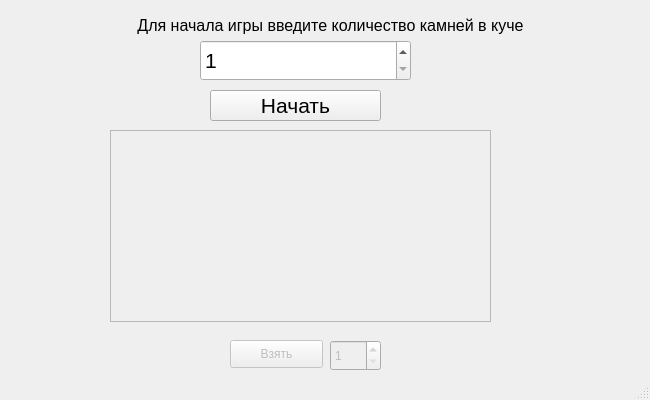
<?xml version="1.0" encoding="UTF-8"?>
<ui version="4.0">
 <class>MainWindow</class>
 <widget class="QMainWindow" name="MainWindow">
  <property name="geometry">
   <rect>
    <x>0</x>
    <y>0</y>
    <width>650</width>
    <height>400</height>
   </rect>
  </property>
  <property name="windowTitle">
   <string>task4</string>
  </property>
  <widget class="QWidget" name="centralwidget">
   <widget class="QPushButton" name="pushButton">
    <property name="enabled">
     <bool>true</bool>
    </property>
    <property name="geometry">
     <rect>
      <x>210</x>
      <y>90</y>
      <width>171</width>
      <height>31</height>
     </rect>
    </property>
    <property name="font">
     <font>
      <pointsize>16</pointsize>
     </font>
    </property>
    <property name="text">
     <string>Начать</string>
    </property>
   </widget>
   <widget class="QLabel" name="label">
    <property name="geometry">
     <rect>
      <x>20</x>
      <y>10</y>
      <width>621</width>
      <height>31</height>
     </rect>
    </property>
    <property name="text">
     <string>&lt;html&gt;&lt;head/&gt;&lt;body&gt;&lt;p align=&quot;center&quot;&gt;&lt;span style=&quot; font-size:12pt;&quot;&gt;Для начала игры введите количество камней в куче&lt;/span&gt;&lt;/p&gt;&lt;/body&gt;&lt;/html&gt;</string>
    </property>
   </widget>
   <widget class="QSpinBox" name="spinBox">
    <property name="geometry">
     <rect>
      <x>200</x>
      <y>40</y>
      <width>211</width>
      <height>41</height>
     </rect>
    </property>
    <property name="font">
     <font>
      <pointsize>16</pointsize>
     </font>
    </property>
    <property name="wrapping">
     <bool>false</bool>
    </property>
    <property name="accelerated">
     <bool>false</bool>
    </property>
    <property name="minimum">
     <number>1</number>
    </property>
    <property name="maximum">
     <number>100</number>
    </property>
    <property name="displayIntegerBase">
     <number>10</number>
    </property>
   </widget>
   <widget class="QPushButton" name="pushButton_2">
    <property name="enabled">
     <bool>false</bool>
    </property>
    <property name="geometry">
     <rect>
      <x>230</x>
      <y>340</y>
      <width>93</width>
      <height>28</height>
     </rect>
    </property>
    <property name="text">
     <string>Взять</string>
    </property>
   </widget>
   <widget class="QSpinBox" name="spinBox_2">
    <property name="enabled">
     <bool>false</bool>
    </property>
    <property name="geometry">
     <rect>
      <x>330</x>
      <y>340</y>
      <width>51</width>
      <height>31</height>
     </rect>
    </property>
    <property name="minimum">
     <number>1</number>
    </property>
    <property name="maximum">
     <number>3</number>
    </property>
   </widget>
   <widget class="QListWidget" name="listWidget">
    <property name="enabled">
     <bool>false</bool>
    </property>
    <property name="geometry">
     <rect>
      <x>110</x>
      <y>130</y>
      <width>381</width>
      <height>192</height>
     </rect>
    </property>
   </widget>
  </widget>
  <widget class="QMenuBar" name="menubar">
   <property name="geometry">
    <rect>
     <x>0</x>
     <y>0</y>
     <width>650</width>
     <height>26</height>
    </rect>
   </property>
  </widget>
  <widget class="QStatusBar" name="statusbar"/>
 </widget>
 <resources/>
 <connections/>
</ui>
